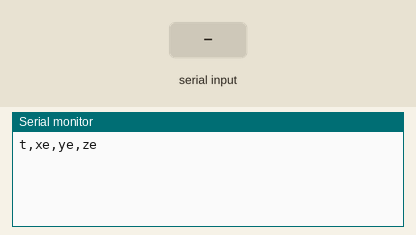
A sketch run on a simulated Arduino Uno, built with avr-gcc and run on an emulated ATmega328P. On the bench: the last lines printed to the serial monitor. Inputs (shaded band) come from the test bench.

Above: at 6.2 s.
6.3 s: "90,45\n" received over Serial
At 7.5 s:
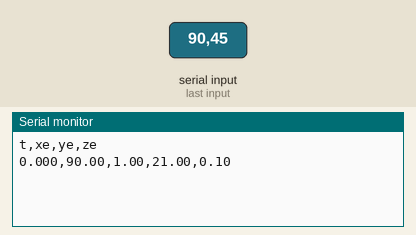
7.8 s: "30,150\n" received over Serial
At 8.7 s:
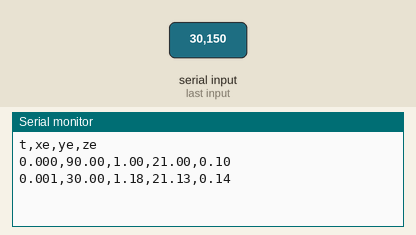

The sketch:

RX.ino
```cpp
// Valores de tiempo
const float dt = 1E-3;   // Incremento de tiempo
double ta = 0;           // Tiempo acumulado

// Estimaciones iniciales del sensor virtual
float xe = 1.0;  // Biomasa estimada inicial (g/L)
float ye = 21.0; // Glucosa estimada inicial (g/L)
float ze = 0.10;  // Etanol estimado inicial (g/L)

// Constantes del modelo mecanicista
const float p1 = 312.378E-3;
const float p2 = 2.2814;
const float p3 = 1.0658E-3;
const float p4 = 7.2751E-3;
const float p5 = 56.8928E-3;
const float p6 = 71.8424E-3;
const float p7 = 824.2332E-9;
const float p8 = 31.563E-3;
const float p9 = 60.706E-3;
const float p10 = 149.899E-3;

// Ganancias del sensor virtual
const float L1 = 2.0;
const float L2 = 1.5;
const float L3 = 0.4;

bool newValueReceived = false;  // Bandera que indica si se ha recibido un nuevo valor
float x = 0.0;                  // Valor de biomasa recibido

// Configuración inicial del sistema
void setup() {
  Serial.begin(57600);  // Inicia comunicación serial a 57600 baudios
  delay(5000);          // Pausa para establecer conexión
  Serial.println("t,xe,ye,ze");  // Encabezado de los datos que se enviarán por serial
}

// Bucle principal del programa
void loop() {
  if (Serial.available()) {  // Verifica si hay datos disponibles en el puerto serial
    String input = Serial.readStringUntil('\n');  // Lee la cadena hasta el salto de línea
    input.trim();  // Elimina espacios en blanco al inicio y fin
    if (input.length() > 0) {
      x = input.toFloat();  // Convierte el valor recibido a flotante (biomasa)
      newValueReceived = true;  // Se activa la bandera indicando nuevo valor
    }
  }

  if (newValueReceived) {
    // Envía tiempo y estimaciones actuales por puerto serial en formato CSV
    Serial.print(ta, 3);
    Serial.print(",");
    Serial.print(x);
    Serial.print(",");
    Serial.print(xe);
    Serial.print(",");
    Serial.print(ye);
    Serial.print(",");
    Serial.println(ze);
    // Cálculo del siguiente estado del sensor virtual usando Runge-Kutta
    rungeKutta4(x, xe, ye, ze, ta, dt);
    newValueReceived = false;  // Reinicia la bandera
  }
}

// Método Runge-Kutta de cuarto orden para actualizar el estado del sensor virtual
void rungeKutta4(float x, float &xe, float &ye, float &ze, double &ta, float dt) {
  // Declaración de las variables para las pendientes
  float k1xe, k1ye, k1ze;
  float k2xe, k2ye, k2ze;
  float k3xe, k3ye, k3ze;
  float k4xe, k4ye, k4ze;
  // Cálculo de pendientes para actualizar el estado del sensor virtual
  sensorVirtual(x, xe, ye, ze, k1xe, k1ye, k1ze);
  sensorVirtual(x, xe + 0.5 * dt * k1xe, ye + 0.5 * dt * k1ye, ze + 0.5 * dt * k1ze, k2xe, k2ye, k2ze);
  sensorVirtual(x, xe + 0.5 * dt * k2xe, ye + 0.5 * dt * k2ye, ze + 0.5 * dt * k2ze, k3xe, k3ye, k3ze);
  sensorVirtual(x, xe + dt * k3xe, ye + dt * k3ye, ze + dt * k3ze, k4xe, k4ye, k4ze);
  // Actualización del estado del sensor virtual con la combinación ponderada de las pendientes
  xe += (dt / 6) * (k1xe + 2 * k2xe + 2 * k3xe + k4xe);
  ye += (dt / 6) * (k1ye + 2 * k2ye + 2 * k3ye + k4ye);
  ze += (dt / 6) * (k1ze + 2 * k2ze + 2 * k3ze + k4ze);
  ta += dt;   // Incrementar el tiempo acumulado
}

// Modelo mecanicista con suma ponderada del producto de las ganancias y el error
void sensorVirtual(float x, float xe, float ye, float ze, float &dxe, float &dye, float &dze) {
  dxe = ((p1 * xe * ye) / (p2 + ye)) - (p3 * xe * ze) - (p4 * xe) + L1 * (x - xe);
  dye = -(p5 * xe * ye) - (p6 * ye * ze) - (p7 * ye) + L2 * (x - xe);
  dze = (p8 * xe * ze) + (p9 * ye * ze) - (p10 * ze) + L3 * (x - xe);
}
```

Measured:
- after the input at 6.3 s, the serial monitor: prints a new line at once (image 1)
- after the input at 7.8 s, the serial monitor: prints a new line at once (image 2)
